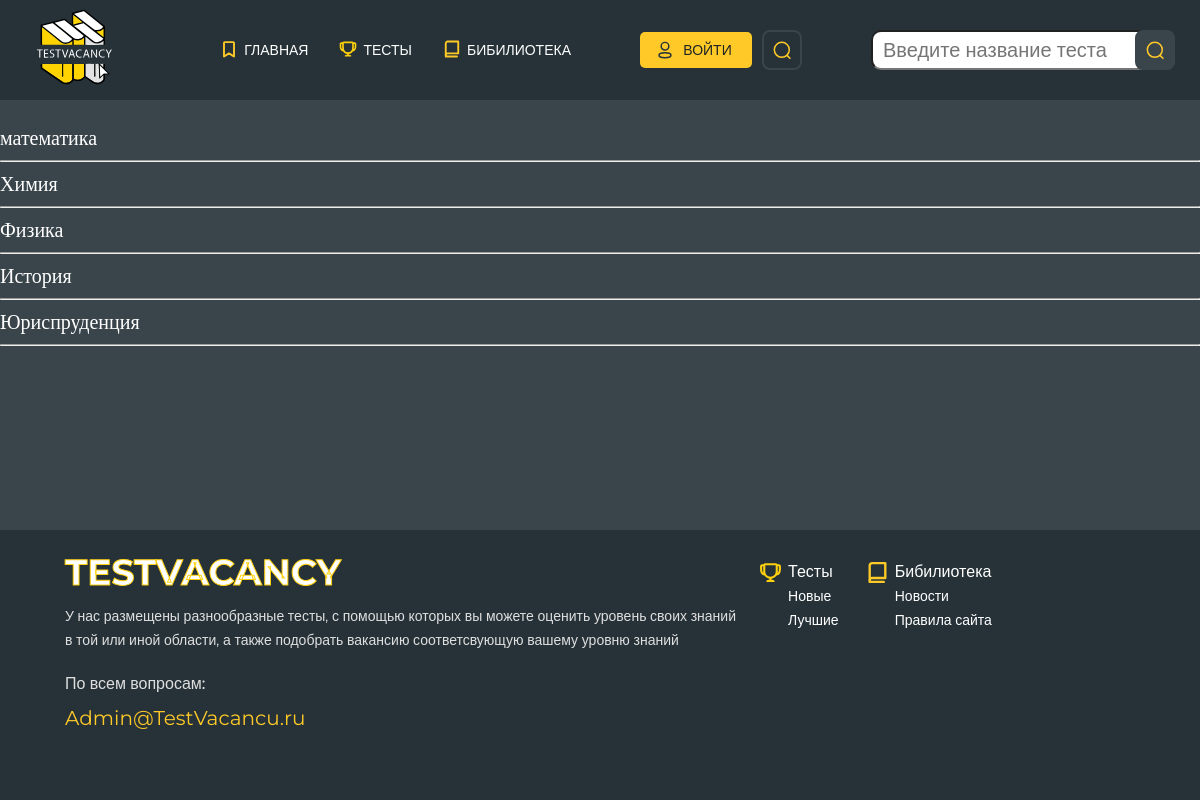
Page /themes/ on the earlier database version.
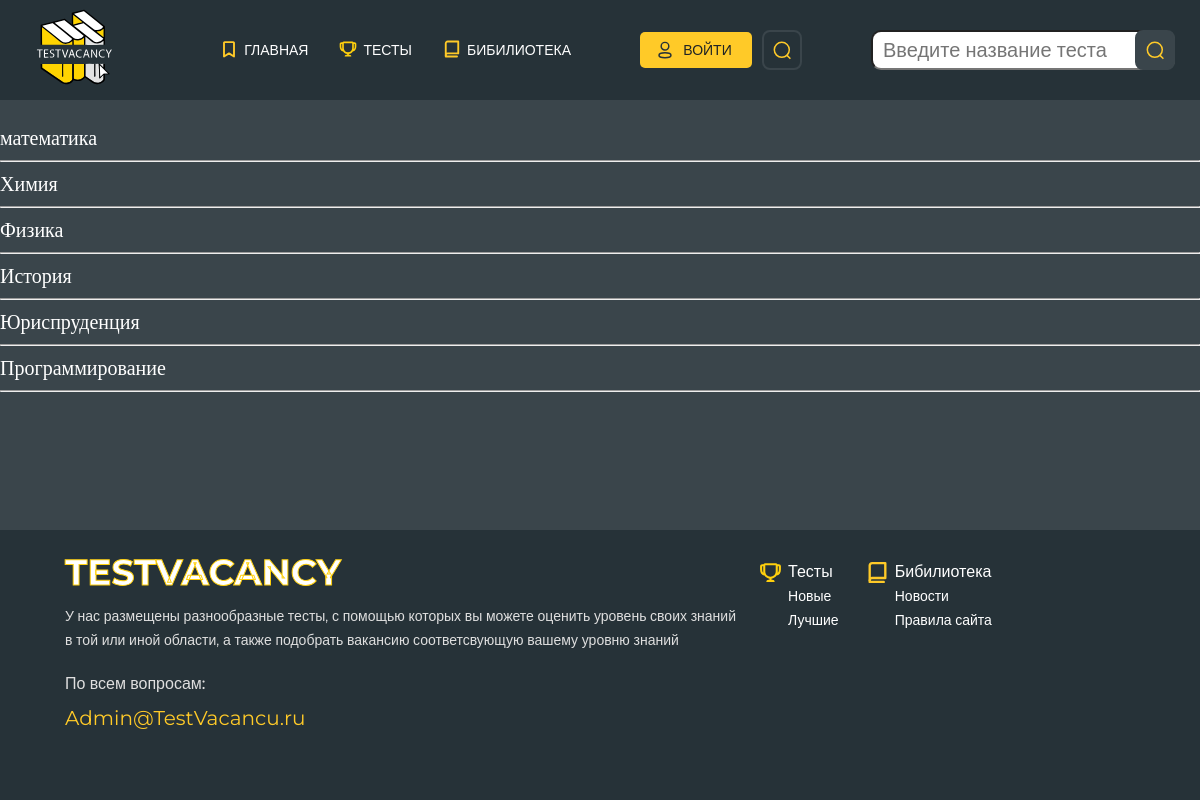
Same page on the later database version.
### tests/models.py (models this page shows, shortened)
class ThemeOfTests(models.Model):
    name = models.CharField(max_length=35, verbose_name='Тема теста', unique=True)
    image=models.ImageField(blank=True, upload_to='themes_images/', null=True)
    class Meta:
        verbose_name = 'Тема'
        verbose_name_plural = 'Темы'

### tests/views.py (the view)
# urls.py: path('themes/', themes, name='themes'),
def themes(request):
    themes_list = ThemeOfTests.objects.all()
    context = {
        'themes_list': themes_list
    }
    return render(request, 'tests/themes_list.html', context)

### tests/templates/tests/themes_list.html (shortened to what this page needs)
{% extends 'tests/base.html'%}
{%block content%}
{%for theme in themes_list%}
<p><a href="{% url 'tests:tests_by_theme' theme.pk%}">{{theme.name}}</a></p>
<hr>
{%endfor%}
{%endblock%}

### tests/templates/tests/base.html (shortened to what this page needs)
<!DOCTYPE html>
<html lang="en">
<head>
    <link rel="stylesheet" type="text/css" href="//cdn.jsdelivr.net/npm/slick-carousel@1.8.1/slick/slick.css"/>
    <link rel="stylesheet" href="../../media/css/iziModal.min.css">
    <link rel="stylesheet" href="https://cdnjs.cloudflare.com/ajax/libs/jquery-modal/0.9.1/jquery.modal.min.css"/>
       <link rel="stylesheet" href="../../media/css/jquery.formstyler.css">
    <link rel="stylesheet" href="../../media/css/jquery.formstyler.theme.css">
    <link rel="stylesheet" href="../../media/css/style.css">
</head>
<body>
<div class="wrapper">
    <header class="header">
        <div class="container header__conttainer">
            <div class="header__logo">
                <img src="../../media/images/test-logo.svg" alt="">
            </div>
            <ul class="header__href__list">
                <li class="header__href__list-item  {% if request.path == '/'%} active {%endif%}">
                    <a href="{% url 'tests:main'%}">
                        <img class="logo" src="../../media/images/menu-selections.svg" alt="">
                        Главная
                    </a>
                </li>
                <li class="header__href__list-item {% if request.path == '/tests/'  %} active {% endif %}">
                    <a href="{% url 'tests:tests'%}" class="">
                        <img class="logo" src="../../media/images/menu-tests.svg" alt="">
                        Тесты
                    </a>
                </li>
                <li class="header__href__list-item">
                    <a href="#">
                        <img class="logo" src="../../media/images/menu-materials.svg" alt="">
                        Бибилиотека</a>
                </li>
            </ul>
            <div class="header__function-block">
                {% if user.is_authenticated  %}
                <a href="{% url 'auth:user_bio'%}" class=" {% if request.path == '/auth/edit/'  or  request.path == '/auth/user_bio/' %} active {% endif %}   user__account">
                    <img src="/media/{{user.avatar |default:'../../media/images/src/user-photo.svg'}}" alt="">
                 {{user.username}}
                </a>
                <a href="#ex1" rel="modal:open" class="find"></a>
                {%else%}
                <a href="{% url 'auth:login' %}" class="login">Войти</a>
                <a href="#ex1" rel="modal:open" class="find"></a>
                {%endif%}
            </div>
            <div id="ex1" class="modal">
                <div class="modal__container">
                    <form action="" class="find-form">
                        <input type="text" class="find-input" placeholder="Введите название теста">
                        <a href="#" class="find form__find-button"></a>
                    </form>
                </div>
            </div>
        </div>
    </header>
    {% block content%}
    {%endblock%}
    <footer class="footer">
        <div class="container">
            <div class="footer__content">
                <div class="footer__left-content">
                    <h4 class="footer__logo">testvacancy</h4>
                    <p class="footer__description">У нас размещены разнообразные тесты,
                        с помощью которых вы можете оценить уровень своих знаний в той или иной области,
                        а также подобрать вакансию соответсвующую вашему уровню знаний</p>
                    <div class="contact_us">
                        <p class="contact__text">По всем вопросам:</p>
                        <a class="contact__mail" href="mailto:vanya.kovrigin@gmail.com">Admin@TestVacancu.ru</a>
                    </div>
                </div>
                <div class="footer__right-content">
                    <ul class="footer__list">
                        <li class="footer__list-item bottom__test-icon">
                            <a href="">Тесты</a>
                        </li>
                        <li class="footer__list-item">
                            <a href="">Новые</a>
                        </li>
                        <li class="footer__list-item">
                            <a href="">Лучшие</a>
                        </li>
                    </ul>
                    <ul class="footer__list">
                        <li class="footer__list-item bottom__library-icon">
                            <a href="">Бибилиотека</a>
                        </li>
                        <li class="footer__list-item">
                            <a href="">Новости</a>
                        </li>
                        <li class="footer__list-item">
                            <a href="">Правила сайта</a>
                        </li>
                    </ul>
                </div>
            </div>
        </div>
    </footer>
</div>
</body>
</html>

### media/css/style.css (style rules this page uses)
html { box-sizing: border-box; height: 100%; }
*, *::before, *::after { box-sizing: inherit; }
a { text-decoration: none; color: inherit; display: inline-block; }
p { margin: 0; }
ul, li { margin: 0; padding: 0; list-style: none; }
h1, h2, h3, h4, h5, h6 { margin: 0; }
body { color: #ffffff; font-size: 20px; line-height: 24px; font-weight: 400; overflow-x: hidden; min-width: 320px; background-color: #3a454b; margin: 0 0; height: 100%; }
.header { background-color: #263238; margin-bottom: 25px; position: sticky; top: 0; z-index: 99999; }
.header__logo img { height: 80px; width: 100px; }
.container { max-width: 1920px; padding: 0 15px; margin: 0 auto; }
.header__href__list { text-align: center; }
.header__href__list li { display: inline-block; }
.header__href__list-item { font-size: 14px; text-transform: uppercase; text-decoration: none; font-family: 'Montserrat', sans-serif; font-weight: 500; padding-left: 50px; background-position: center left; background-size: 20px; background-repeat: no-repeat; line-height: 35px; transition: all .3s; }
.header__conttainer { display: flex; align-items: center; justify-content: space-between; padding: 0 25px; border-bottom: 1px solid #3A454B; }
.header__href__list-item { position: relative; display: flex; }
.logo { position: absolute; top: 6px; left: 25px; width: 20px; }
.login { font-family: 'Montserrat', sans-serif; font-size: 14px; line-height: 36px; font-weight: 500; text-transform: uppercase; background-color: #FFCA28; color: #1f2325; padding-left: 43px; padding-right: 20px; border-radius: 5px; background-image: url(../images/login_btn.svg); background-repeat: no-repeat; background-position: 15px center; box-shadow: 0 0 0 0 #FFCA28; transition: all .2s ease; }
.find { width: 40px; height: 40px; background-image: url(../images/Search.svg); background-repeat: no-repeat; margin-left: 10px; border: 2px solid #3A454B; background-position: 8px center; border-radius: 8px; box-shadow: 0 0 0 0 #FFCA28; transition: all .2s ease; }
.header__function-block { display: flex; align-items: center; }
.footer { height: 270px; width: 100%; background-color: #263238; }
.footer__content { display: flex; justify-content: space-between; padding: 30px 30px; }
.footer__left-content { padding-left: 20px; max-width: 700px; }
.footer__logo { font-family: 'Montserrat', sans-serif; text-transform: uppercase; font-weight: 700; font-size: 36px; color: #FFFFFF; -webkit-text-stroke-width: 1px; -webkit-text-stroke-color: #FFD00D; padding-bottom: 20px; }
.footer__description { font-family: 'Montserrat', sans-serif; color: #dfdfdf; font-size: 14px; padding-bottom: 20px; }
.contact__text { font-family: 'Montserrat', sans-serif; font-size: 16px; color: #dfdfdf; font-weight: 500; padding-bottom: 10px; }
.contact__mail { font-family: 'Montserrat', sans-serif; color: #ffca28; font-size: 20px; }
.footer__right-content { display: flex; width: 500px; justify-content: space-around; }
.footer__list .footer__list-item:first-child { font-family: 'Montserrat', sans-serif; color: white; font-size: 16px; font-weight: 500; }
.bottom__test-icon { position: relative; }
.bottom__test-icon::before { content: ''; position: absolute; background-image: url('../images/menu-tests.svg'); width: 25px; height: 25px; top: 0; left: 0; background-size: cover; }
.bottom__library-icon { position: relative; }
.bottom__library-icon::before { content: ''; position: absolute; background-image: url('../images/menu-materials.svg'); width: 25px; height: 25px; top: 0; left: 0; background-size: cover; }
.footer__list-item { font-family: 'Montserrat', sans-serif; color: white; font-size: 14px; transition: all .2s; padding-left: 30px; }
.footer__list:last-child { padding-right: 150px; }
.modal { color: #131313; background-color: rgb(38, 50, 56); max-width: 900px; height: 100px; position: relative; padding-top: 30px; }
.find-form { position: relative; display: inline-block; width: 100%; }
.find-input { width: 100%; display: block; height: 40px; border-radius: 10px; font-family: 'Montserrat', sans-serif; font-size: 20px; padding-left: 10px; padding-right: 50px; }
.form__find-button { display: inline-block; position: absolute; top: 0px; right: 0px; background-color: #3a454b; }
.wrapper { position: relative; min-height: 100%; }
.footer { position: absolute; bottom: 0; left: 0; }

Differences in the rows shown:
added ThemeOfTests: name "Программирование"
